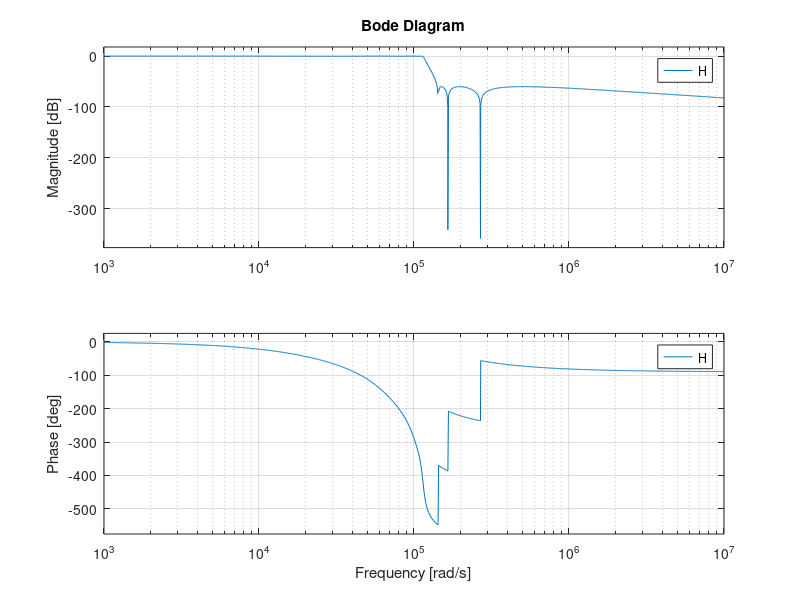

The MATLAB source for this figure: (Note: this script raises an error after producing the figure.)
close all;
clear all;

Wp = 2*pi*18e3;
Amax = 0.3;
Ws = 2*pi*24e3;
Amin = 60;

N = ellipord(Wp, Ws, Amax, Amin, 's');
disp(['minimum order: ', num2str(N)]);


[B,A] = ellip(N, Amax, Amin, Wp, 's');
H = tf(B,A);

figure;
bode(H)
[mag, phase, omega] = bode(H);
mag = mag(:);
phase = phase(:);


figure;
%grpdelay(B,A, 's');

% forward differences for derivation of the phase: dphi/dw
% phase: degree, w: rad/sec -> pi/180*degree/(rad/sec) = sec
group_delay = zeros(size(phase,1), 1);
group_delay(2:end) = -pi/180*(phase(1:end-1)-phase(2:end))./(omega(1:end-1)-omega(2:end));
group_delay(1) = group_delay(2);
semilogx(omega, group_delay)
grid on
ylabel('Group Delay (sec)')
xlabel('Frequency (rad/sec)')
title('Group Delay')


figure;
pzmap(H);


%% c)

N = 4;
[B,A] = ellip(N, Amax, Amin, Wp, 's');
H = tf(B,A);

figure;
bode(H);